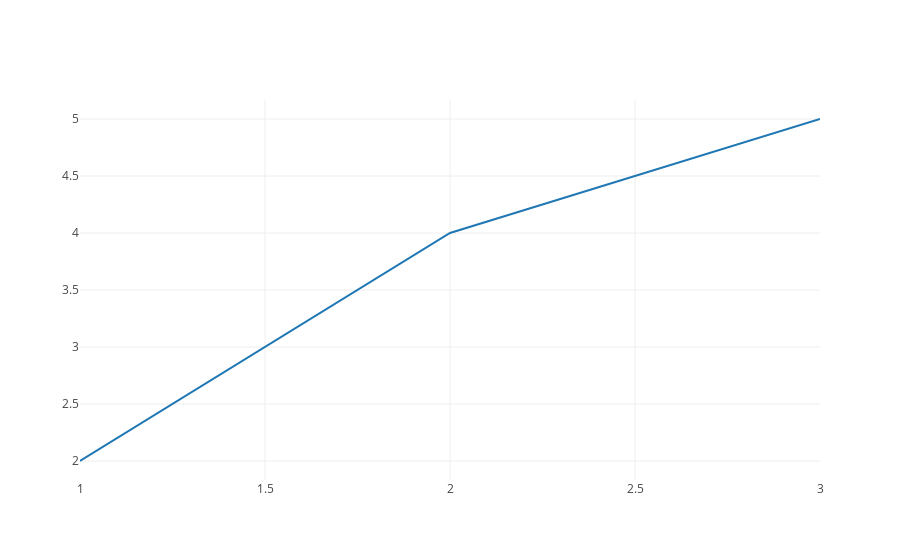

Write notebook code for a chart like this one.
### Markdown cell above
> Uncomment and run the code below

### Code cell
trace2 = trace_values([1, 2, 3], [2, 4, 5], 'lines', 'line trace')
plot({'data': [trace2]})

### Figure 1 — Plotly figure (JSON) as saved in the notebook; plotly's stock layout.template omitted (floating-point values rounded to 4 significant figures)
{"data": [{"mode": "lines", "name": "line trace", "type": "scatter", "uid": "21dec056-dfbf-11e8-a48e-0242ac11004d", "x": [1, 2, 3], "y": [2, 4, 5]}], "layout": {}}
